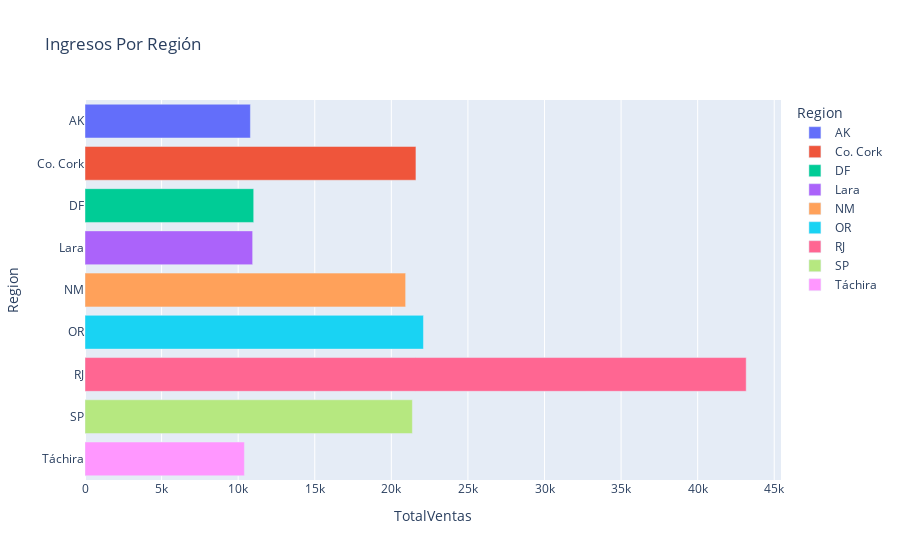

Source (notebook cell):
### Code cell
# 2: Comparación de ingresos por región
query_sql_dos = 'SELECT* FROM v_ComparasionIngresosPorRegion'
df_dos = dataframe_query(query_sql=query_sql_dos)
# df_dos.head()

bar_plot = px.bar(data_frame=df_dos,x="TotalVentas",y="Region",color="Region",title="Ingresos Por Región",orientation="h")
bar_plot.update_layout(
    hoverlabel = dict(
        bgcolor = "white"
    )
)
bar_plot.show()

### Figure 1 — Plotly figure (JSON) as saved in the notebook; plotly's stock layout.template omitted (floating-point values rounded to 4 significant figures)
{"data": [{"alignmentgroup": "True", "hovertemplate": "Region=%{y}<br>TotalVentas=%{x}<extra></extra>", "legendgroup": "AK", "marker": {"color": "#636efa", "pattern": {"shape": ""}}, "name": "AK", "offsetgroup": "AK", "orientation": "h", "showlegend": true, "textposition": "auto", "type": "bar", "x": [10800.0], "xaxis": "x", "y": ["AK"], "yaxis": "y"}, {"alignmentgroup": "True", "hovertemplate": "Region=%{y}<br>TotalVentas=%{x}<extra></extra>", "legendgroup": "Co. Cork", "marker": {"color": "#EF553B", "pattern": {"shape": ""}}, "name": "Co. Cork", "offsetgroup": "Co. Cork", "orientation": "h", "showlegend": true, "textposition": "auto", "type": "bar", "x": [21610.0], "xaxis": "x", "y": ["Co. Cork"], "yaxis": "y"}, {"alignmentgroup": "True", "hovertemplate": "Region=%{y}<br>TotalVentas=%{x}<extra></extra>", "legendgroup": "DF", "marker": {"color": "#00cc96", "pattern": {"shape": ""}}, "name": "DF", "offsetgroup": "DF", "orientation": "h", "showlegend": true, "textposition": "auto", "type": "bar", "x": [11020.0], "xaxis": "x", "y": ["DF"], "yaxis": "y"}, {"alignmentgroup": "True", "hovertemplate": "Region=%{y}<br>TotalVentas=%{x}<extra></extra>", "legendgroup": "Lara", "marker": {"color": "#ab63fa", "pattern": {"shape": ""}}, "name": "Lara", "offsetgroup": "Lara", "orientation": "h", "showlegend": true, "textposition": "auto", "type": "bar", "x": [10950.0], "xaxis": "x", "y": ["Lara"], "yaxis": "y"}, {"alignmentgroup": "True", "hovertemplate": "Region=%{y}<br>TotalVentas=%{x}<extra></extra>", "legendgroup": "NM", "marker": {"color": "#FFA15A", "pattern": {"shape": ""}}, "name": "NM", "offsetgroup": "NM", "orientation": "h", "showlegend": true, "textposition": "auto", "type": "bar", "x": [20930.0], "xaxis": "x", "y": ["NM"], "yaxis": "y"}, {"alignmentgroup": "True", "hovertemplate": "Region=%{y}<br>TotalVentas=%{x}<extra></extra>", "legendgroup": "OR", "marker": {"color": "#19d3f3", "pattern": {"shape": ""}}, "name": "OR", "offsetgroup": "OR", "orientation": "h", "showlegend": true, "textposition": "auto", "type": "bar", "x": [22100.0], "xaxis": "x", "y": ["OR"], "yaxis": "y"}, {"alignmentgroup": "True", "hovertemplate": "Region=%{y}<br>TotalVentas=%{x}<extra></extra>", "legendgroup": "RJ", "marker": {"color": "#FF6692", "pattern": {"shape": ""}}, "name": "RJ", "offsetgroup": "RJ", "orientation": "h", "showlegend": true, "textposition": "auto", "type": "bar", "x": [43170.0], "xaxis": "x", "y": ["RJ"], "yaxis": "y"}, {"alignmentgroup": "True", "hovertemplate": "Region=%{y}<br>TotalVentas=%{x}<extra></extra>", "legendgroup": "SP", "marker": {"color": "#B6E880", "pattern": {"shape": ""}}, "name": "SP", "offsetgroup": "SP", "orientation": "h", "showlegend": true, "textposition": "auto", "type": "bar", "x": [21370.0], "xaxis": "x", "y": ["SP"], "yaxis": "y"}, {"alignmentgroup": "True", "hovertemplate": "Region=%{y}<br>TotalVentas=%{x}<extra></extra>", "legendgroup": "Táchira", "marker": {"color": "#FF97FF", "pattern": {"shape": ""}}, "name": "Táchira", "offsetgroup": "Táchira", "orientation": "h", "showlegend": true, "textposition": "auto", "type": "bar", "x": [10410.0], "xaxis": "x", "y": ["Táchira"], "yaxis": "y"}], "layout": {"barmode": "relative", "hoverlabel": {"bgcolor": "white"}, "legend": {"title": {"text": "Region"}, "tracegroupgap": 0}, "title": {"text": "Ingresos Por Región"}, "xaxis": {"anchor": "y", "domain": [0, 1], "title": {"text": "TotalVentas"}}, "yaxis": {"anchor": "x", "categoryarray": ["Táchira", "SP", "RJ", "OR", "NM", "Lara", "DF", "Co. Cork", "AK"], "categoryorder": "array", "domain": [0, 1], "title": {"text": "Region"}}}}
